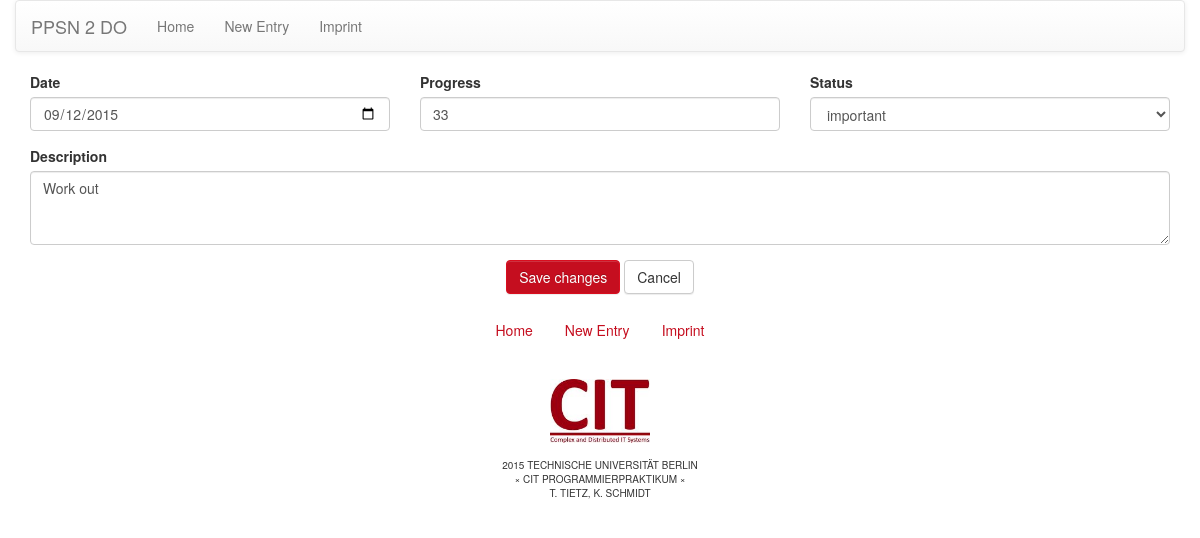
Screenshot of /todo/edit/29/ with the database file from the repository.
### todo/models.py (models this page shows, shortened)
class Task(models.Model):
    TASK_STATUS = (
        ('C', 'Cancelled'),
        ('D', 'Done'),
        ('I', 'Important'),
        ('R', 'Running'),
    )
    pub_date = models.DateTimeField("Task published", default=timezone.now)
    task_deadline = models.DateField("Task deadline", default=datetime.datetime.now)
    task_desc = models.CharField("Task description", max_length=500)
    task_progress = models.PositiveSmallIntegerField("Task progress", default=0)
    task_status = models.CharField("Task status", max_length=1, choices=TASK_STATUS, default="R")

### todo/views.py (the view)
def edit(request, task_id):
    t = get_object_or_404(Task, pk=task_id)
    if request.method == 'POST':
        if ( request.POST['description'] == '' ) :
            return render(request, 'todo/editEntry.html', {
                'task': t,
                'warn_message': 'Sorry, missing description. Try again!',
            })
        else :
            try:
                s = request.POST['status']
                p = int(request.POST.get('progress', 0))
                if ( s == 'cancelled' ) : s = 'C'
                elif ( s == 'done' ) : s = 'D'
                elif ( s == 'important' ) : s = 'I'
                else : s = 'R'
                if ( str(p) == '' ) : p = 0
                elif ( p == 100 and s != 'D' ) :
                    s = 'D'
                elif ( p != 100 and s == 'D' ) :
                    p = 100
                t.task_deadline = datetime.datetime.strptime(request.POST['deadline'], "%Y-%m-%d")
            except (KeyError):
                return render(request, 'todo/editEntry.html', {
                    'task': t,
                    'info_message': "Doesn't work.",
                })
            except (ValueError):
                return render(request, 'todo/editEntry.html', {
                    'task': t,
                    'warn_message': "Sorry, missing or wrong value (date or progress). Try again!",
                })
            else:
                t.task_desc, t.task_progress, t.task_status = request.POST['description'], p, s
                t.save()
                return render(request, 'todo/editEntry.html', {
                    'task': t,
                    'info_message': "Task updated successfully.",
                })
    else:
        return render(request, 'todo/editEntry.html', { 'task': t, })

### todo/templates/todo/editEntry.html (shortened to what this page needs)
<!doctype html>
<html>
<head>
{% load staticfiles %}
<link href="{% static 'todo/css/normalize.css' %}" rel="stylesheet" type="text/css">
<link href="{% static 'todo/css/bootstrap-theme.css' %}" rel="stylesheet" type="text/css">
<link href="{% static 'todo/css/bootstrap.css' %}" rel="stylesheet" type="text/css">
<link href="{% static 'todo/css/style.css' %}" rel="stylesheet" type="text/css">
</head>
<body id="page">
<div class="container">
  <header class="row">
    <nav class="navbar navbar-default">
      <div class="container-fluid">
        <div class="navbar-header"><a class="navbar-brand" href="{% url 'todo:index' %}">PPSN 2 DO</a></div>
        <div class="navbar-collapse">
          <ul class="nav navbar-nav">
            <li><a href="{% url 'todo:index' %}">Home</a></li>
            <li><a href="{% url 'todo:create' %}">New Entry</a></li>
            <li><a href="{% url 'todo:imprint' %}">Imprint</a></li>
          </ul>
        </div>
      </div>
    </nav>
  </header>
  <div class="row" id="content">
    <form action="{% url 'todo:edit' task.id %}" method="post">
      <div class="col-xs-12 col-sm-4 form-group">
        <label for="deadlineInput">Date</label>
        <input type="date" class="form-control" id="deadlineInput" name="deadline" value="{{ task.task_deadline|date:"Y-m-d" }}">
      </div>
      <div class="col-xs-6 col-sm-4 form-group">
        <label for="progInput">Progress</label>
        <input type="number" class="form-control" id="progInput" name="progress" min="0" max="100" placeholder="Progress in % ..." value="{{ task.task_progress }}">
      </div>
      <div class="col-xs-6 col-sm-4 form-group">
        <label for="statSelect">Status</label>
        <select class="form-control" id="statSelect" name="status">
          <option{% if task.task_status == 'I' %} selected{% endif %}>important</option>
        </select>
      </div>
      <div class="col-xs-12 form-group">
        <label for="descInput">Description</label>
        <textarea class="form-control" id="descInput" name="description" placeholder="Describe your task ..." rows="3">{{ task.task_desc }}</textarea>
      </div>
      <div class="col-xs-12 form-group text-center">
        <button type="submit" class="btn btn-primary" id="saveButton">Save changes</button>
        <button type="button" class="btn btn-default" id="cancelButton" onclick="location.href = '{% url 'todo:index' %}'">Cancel</button>
      </div>
    </form>
  </div>
  <footer class="row text-center">
    <nav class="col-xs-12 navbar">
      <ul class="nav nav-pills" style="display: inline-block !important">
        <li><a href="{% url 'todo:index' %}">Home</a></li>
        <li><a href="{% url 'todo:create' %}">New Entry</a></li>
        <li><a href="{% url 'todo:imprint' %}">Imprint</a></li>
      </ul>
    </nav>
    <p class="col-xs-12 copy text-uppercase"> <a href="https://www.cit.tu-berlin.de/"><img alt="Complex and Distributed IT Systems" src="{% static 'todo/img/cit_logo.jpg' %}" width="100"></a><br>
      <br>
      2015 Technische Universit&auml;t Berlin<br>
      &times; CIT Programmierpraktikum &times;<br>
      T. Tietz, K. Schmidt</p>
  </footer>
</div>
</body>
</html>

### todo/static/todo/css/style.css (style rules this page uses)
a, .pagination > li > a, .pagination > li > span { color: rgba(197,14,31,1); }
.btn-primary, .pagination .active a { background-color: rgba(197,14,31,1); border-color: rgba(217,14,31,1); }
.copy { font-size: 10px; }

### rows the page displays
Task: deadline "09/12/2015", progress "33", status "important", description "Work out"
